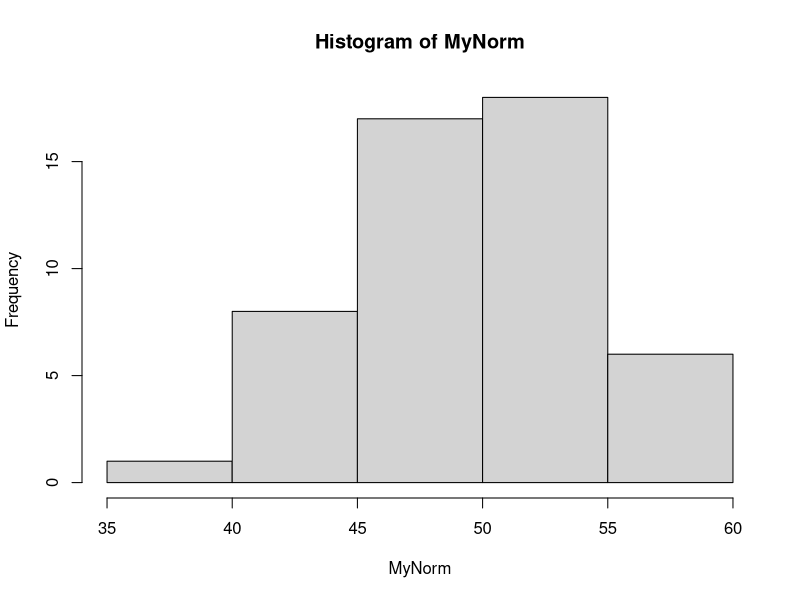

The R script that drew this image:
  Ab<-c(74,14,50,275)
  names(Ab)<-c('year of birth', 'day of birth', 'age', 'last three numbers of id')
  # part 1
  #a length of the vector
  length(Ab)
  # b vectoor data type
  class(Ab)
  #c mutiplication of index 2
  Ab[2]*3
  #d minimum value in the vector
  min(Ab)
  
  # part 2
  # N of llast three numeber of my id
  N<-Ab[c('last three numbers of id')]
  print(N%%50)
  
  # part 3
  # rnorm function
  # the first and the second argumente is import becose with this with this argumets we declare random range number and moisture
  MyNorm <- rnorm(n = 50, mean = Ab[c('age')], sd = 5)
  hist(MyNorm)
  
  #What are the odds that someone will be 40 years old or younger
  odds_40_or_younger <- ifelse(Ab <= 40, T, F)
    print(odds_40_or_younger)